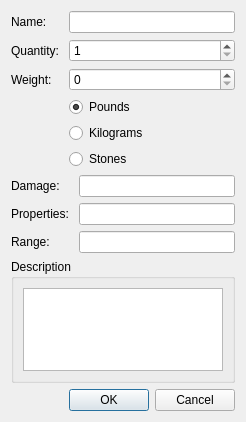
<?xml version="1.0" encoding="UTF-8"?>
<ui version="4.0">
 <class>Dialog</class>
 <widget class="QDialog" name="Dialog">
  <property name="geometry">
   <rect>
    <x>0</x>
    <y>0</y>
    <width>242</width>
    <height>422</height>
   </rect>
  </property>
  <property name="windowTitle">
   <string>Weapon Item Entry</string>
  </property>
  <layout class="QGridLayout" name="gridLayout">
   <item row="0" column="0">
    <widget class="QLabel" name="label">
     <property name="text">
      <string>Name: </string>
     </property>
    </widget>
   </item>
   <item row="0" column="1" colspan="2">
    <widget class="QLineEdit" name="nameEdit"/>
   </item>
   <item row="1" column="0">
    <widget class="QLabel" name="label_2">
     <property name="text">
      <string>Quantity: </string>
     </property>
    </widget>
   </item>
   <item row="1" column="1" colspan="2">
    <widget class="QSpinBox" name="quantityBox">
     <property name="minimum">
      <number>1</number>
     </property>
     <property name="maximum">
      <number>999999999</number>
     </property>
    </widget>
   </item>
   <item row="2" column="0">
    <widget class="QLabel" name="label_3">
     <property name="text">
      <string>Weight: </string>
     </property>
    </widget>
   </item>
   <item row="2" column="1" colspan="2">
    <widget class="QSpinBox" name="weightBox">
     <property name="maximum">
      <number>999999999</number>
     </property>
    </widget>
   </item>
   <item row="3" column="1" colspan="2">
    <widget class="QRadioButton" name="poundButton">
     <property name="text">
      <string>Pounds</string>
     </property>
     <property name="checked">
      <bool>true</bool>
     </property>
    </widget>
   </item>
   <item row="4" column="1" colspan="2">
    <widget class="QRadioButton" name="kilogramButton">
     <property name="text">
      <string>Kilograms</string>
     </property>
    </widget>
   </item>
   <item row="5" column="1" colspan="2">
    <widget class="QRadioButton" name="stoneButton">
     <property name="text">
      <string>Stones</string>
     </property>
    </widget>
   </item>
   <item row="6" column="0" colspan="2">
    <widget class="QLabel" name="label_4">
     <property name="text">
      <string>Damage: </string>
     </property>
    </widget>
   </item>
   <item row="6" column="2">
    <widget class="QLineEdit" name="damageEdit"/>
   </item>
   <item row="7" column="0" colspan="2">
    <widget class="QLabel" name="label_5">
     <property name="text">
      <string>Properties: </string>
     </property>
    </widget>
   </item>
   <item row="7" column="2">
    <widget class="QLineEdit" name="propertiesEdit"/>
   </item>
   <item row="8" column="0" colspan="2">
    <widget class="QLabel" name="label_6">
     <property name="text">
      <string>Range: </string>
     </property>
    </widget>
   </item>
   <item row="8" column="2">
    <widget class="QLineEdit" name="rangeEdit"/>
   </item>
   <item row="9" column="0" colspan="3">
    <widget class="QGroupBox" name="groupBox">
     <property name="title">
      <string>Description</string>
     </property>
     <layout class="QGridLayout" name="gridLayout_3">
      <item row="0" column="0">
       <widget class="QTextEdit" name="descriptionText"/>
      </item>
     </layout>
    </widget>
   </item>
   <item row="10" column="1" colspan="2">
    <widget class="QDialogButtonBox" name="buttonBox">
     <property name="orientation">
      <enum>Qt::Horizontal</enum>
     </property>
     <property name="standardButtons">
      <set>QDialogButtonBox::Cancel|QDialogButtonBox::Ok</set>
     </property>
    </widget>
   </item>
  </layout>
 </widget>
 <resources/>
 <connections>
  <connection>
   <sender>buttonBox</sender>
   <signal>accepted()</signal>
   <receiver>Dialog</receiver>
   <slot>accept()</slot>
   <hints>
    <hint type="sourcelabel">
     <x>248</x>
     <y>254</y>
    </hint>
    <hint type="destinationlabel">
     <x>157</x>
     <y>274</y>
    </hint>
   </hints>
  </connection>
  <connection>
   <sender>buttonBox</sender>
   <signal>rejected()</signal>
   <receiver>Dialog</receiver>
   <slot>reject()</slot>
   <hints>
    <hint type="sourcelabel">
     <x>316</x>
     <y>260</y>
    </hint>
    <hint type="destinationlabel">
     <x>286</x>
     <y>274</y>
    </hint>
   </hints>
  </connection>
 </connections>
</ui>
